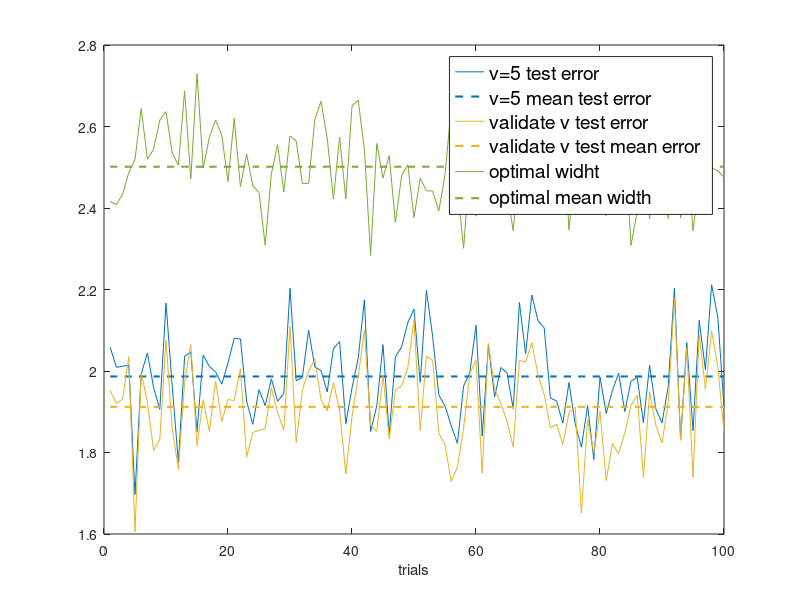

The MATLAB script that drew this image: (Note: this script raises an error after producing the figure.)
clear;
error5 = zeros(1,100);
for j=1:100
    error5(j)= normrnd(2,0.1);
end
meanError5 = mean(error5);

rng(5);
opterror = zeros(1,100);
for j=1:100
    opterror(j)= 0.96*error5(j) + normrnd(0,0.05);
end
meanoptError = mean(opterror);

width = zeros(1,100);
for j=1:100
    width(j)= normrnd(2.5,0.1);
end
meanwidth = mean(width);

c = colormap(lines);
figure('Color',[1 1 1]);
plot(1:100', error5, 1:100' , meanError5 *ones(100,1),'--','LineWidth', 1.5,'Color',c(1,:));
hold on
plot(1:100', opterror, 1:100' , meanoptError *ones(100,1),'--','LineWidth', 1.5,'Color',c(3,:));
hold on
plot(1:100', width, 1:100' , meanwidth *ones(100,1),'--','LineWidth', 1.5,'Color',c(5,:));
hold off
xlabel('trials');
l= legend('v=5 test error','v=5 mean test error','validate v test error', ...
    'validate v test mean error','optimal widht','optimal mean width');
set(l,'FontSize',14);
l.FontWeight='bold';
